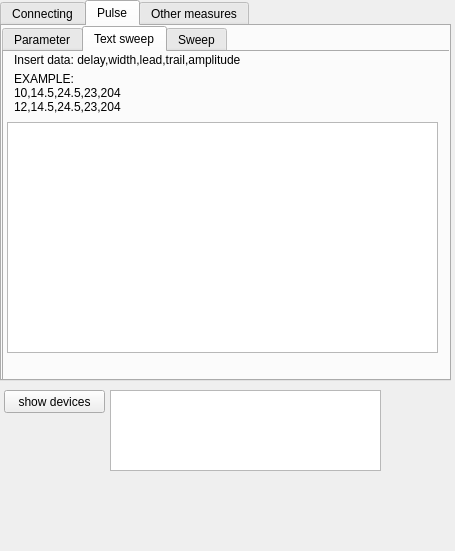
<?xml version="1.0" encoding="UTF-8"?>
<ui version="4.0">
 <class>MainWindow</class>
 <widget class="QMainWindow" name="MainWindow">
  <property name="geometry">
   <rect>
    <x>0</x>
    <y>0</y>
    <width>455</width>
    <height>551</height>
   </rect>
  </property>
  <property name="windowTitle">
   <string>MainWindow</string>
  </property>
  <widget class="QWidget" name="centralwidget">
   <widget class="QTabWidget" name="tabWidget">
    <property name="geometry">
     <rect>
      <x>0</x>
      <y>0</y>
      <width>451</width>
      <height>381</height>
     </rect>
    </property>
    <property name="tabPosition">
     <enum>QTabWidget::North</enum>
    </property>
    <property name="currentIndex">
     <number>1</number>
    </property>
    <property name="documentMode">
     <bool>false</bool>
    </property>
    <property name="tabsClosable">
     <bool>false</bool>
    </property>
    <property name="movable">
     <bool>false</bool>
    </property>
    <property name="tabBarAutoHide">
     <bool>false</bool>
    </property>
    <widget class="QWidget" name="connecting_tab">
     <attribute name="title">
      <string>Connecting</string>
     </attribute>
     <widget class="QFrame" name="frame_2">
      <property name="geometry">
       <rect>
        <x>10</x>
        <y>10</y>
        <width>431</width>
        <height>111</height>
       </rect>
      </property>
      <property name="frameShape">
       <enum>QFrame::StyledPanel</enum>
      </property>
      <property name="frameShadow">
       <enum>QFrame::Raised</enum>
      </property>
      <widget class="QLineEdit" name="oscilloscope_addr">
       <property name="geometry">
        <rect>
         <x>12</x>
         <y>30</y>
         <width>311</width>
         <height>20</height>
        </rect>
       </property>
       <property name="clearButtonEnabled">
        <bool>true</bool>
       </property>
      </widget>
      <widget class="QPushButton" name="oscilloscope_butt">
       <property name="geometry">
        <rect>
         <x>330</x>
         <y>30</y>
         <width>91</width>
         <height>21</height>
        </rect>
       </property>
       <property name="text">
        <string>connect</string>
       </property>
      </widget>
      <widget class="QLineEdit" name="oscilloscope_info">
       <property name="geometry">
        <rect>
         <x>12</x>
         <y>70</y>
         <width>311</width>
         <height>20</height>
        </rect>
       </property>
       <property name="text">
        <string>no data</string>
       </property>
       <property name="readOnly">
        <bool>true</bool>
       </property>
      </widget>
      <widget class="QPushButton" name="oscilloscope_ping_butt">
       <property name="geometry">
        <rect>
         <x>330</x>
         <y>69</y>
         <width>91</width>
         <height>21</height>
        </rect>
       </property>
       <property name="text">
        <string>ping</string>
       </property>
      </widget>
      <widget class="QLabel" name="label_3">
       <property name="geometry">
        <rect>
         <x>20</x>
         <y>49</y>
         <width>231</width>
         <height>21</height>
        </rect>
       </property>
       <property name="text">
        <string>Device info</string>
       </property>
      </widget>
      <widget class="QLabel" name="label_4">
       <property name="geometry">
        <rect>
         <x>20</x>
         <y>11</y>
         <width>231</width>
         <height>20</height>
        </rect>
       </property>
       <property name="text">
        <string>Oscilloscope</string>
       </property>
      </widget>
     </widget>
     <widget class="QFrame" name="frame_3">
      <property name="geometry">
       <rect>
        <x>10</x>
        <y>120</y>
        <width>431</width>
        <height>111</height>
       </rect>
      </property>
      <property name="frameShape">
       <enum>QFrame::StyledPanel</enum>
      </property>
      <property name="frameShadow">
       <enum>QFrame::Raised</enum>
      </property>
      <widget class="QLineEdit" name="generator_60_addr">
       <property name="geometry">
        <rect>
         <x>12</x>
         <y>30</y>
         <width>311</width>
         <height>20</height>
        </rect>
       </property>
       <property name="clearButtonEnabled">
        <bool>true</bool>
       </property>
      </widget>
      <widget class="QPushButton" name="generator_60_butt">
       <property name="geometry">
        <rect>
         <x>330</x>
         <y>30</y>
         <width>91</width>
         <height>21</height>
        </rect>
       </property>
       <property name="text">
        <string>connect</string>
       </property>
      </widget>
      <widget class="QLineEdit" name="generator_60_info">
       <property name="geometry">
        <rect>
         <x>12</x>
         <y>70</y>
         <width>311</width>
         <height>20</height>
        </rect>
       </property>
       <property name="text">
        <string>no data</string>
       </property>
       <property name="readOnly">
        <bool>true</bool>
       </property>
      </widget>
      <widget class="QPushButton" name="generator_60_ping_butt">
       <property name="geometry">
        <rect>
         <x>330</x>
         <y>69</y>
         <width>91</width>
         <height>21</height>
        </rect>
       </property>
       <property name="text">
        <string>ping</string>
       </property>
      </widget>
      <widget class="QLabel" name="label_5">
       <property name="geometry">
        <rect>
         <x>20</x>
         <y>49</y>
         <width>231</width>
         <height>21</height>
        </rect>
       </property>
       <property name="text">
        <string>Device info</string>
       </property>
      </widget>
      <widget class="QLabel" name="label_6">
       <property name="geometry">
        <rect>
         <x>20</x>
         <y>11</y>
         <width>231</width>
         <height>20</height>
        </rect>
       </property>
       <property name="text">
        <string>Generator 81160A</string>
       </property>
      </widget>
     </widget>
     <widget class="QFrame" name="frame">
      <property name="geometry">
       <rect>
        <x>10</x>
        <y>230</y>
        <width>431</width>
        <height>111</height>
       </rect>
      </property>
      <property name="frameShape">
       <enum>QFrame::StyledPanel</enum>
      </property>
      <property name="frameShadow">
       <enum>QFrame::Raised</enum>
      </property>
      <widget class="QLineEdit" name="generator_50_addr">
       <property name="geometry">
        <rect>
         <x>12</x>
         <y>30</y>
         <width>311</width>
         <height>20</height>
        </rect>
       </property>
       <property name="clearButtonEnabled">
        <bool>true</bool>
       </property>
      </widget>
      <widget class="QPushButton" name="generator_50_butt">
       <property name="geometry">
        <rect>
         <x>330</x>
         <y>30</y>
         <width>91</width>
         <height>21</height>
        </rect>
       </property>
       <property name="text">
        <string>connect</string>
       </property>
      </widget>
      <widget class="QLineEdit" name="generator_50_info">
       <property name="geometry">
        <rect>
         <x>12</x>
         <y>70</y>
         <width>311</width>
         <height>20</height>
        </rect>
       </property>
       <property name="text">
        <string>no data</string>
       </property>
       <property name="readOnly">
        <bool>true</bool>
       </property>
      </widget>
      <widget class="QPushButton" name="generator_50_ping_butt">
       <property name="geometry">
        <rect>
         <x>330</x>
         <y>69</y>
         <width>91</width>
         <height>21</height>
        </rect>
       </property>
       <property name="text">
        <string>ping</string>
       </property>
      </widget>
      <widget class="QLabel" name="label_2">
       <property name="geometry">
        <rect>
         <x>20</x>
         <y>49</y>
         <width>231</width>
         <height>21</height>
        </rect>
       </property>
       <property name="text">
        <string>Device info</string>
       </property>
      </widget>
      <widget class="QLabel" name="label">
       <property name="geometry">
        <rect>
         <x>20</x>
         <y>11</y>
         <width>231</width>
         <height>20</height>
        </rect>
       </property>
       <property name="text">
        <string>Generator 81150A</string>
       </property>
      </widget>
     </widget>
    </widget>
    <widget class="QWidget" name="measure_tab">
     <attribute name="title">
      <string>Pulse</string>
     </attribute>
     <widget class="QTabWidget" name="tabWidget_2">
      <property name="geometry">
       <rect>
        <x>0</x>
        <y>0</y>
        <width>451</width>
        <height>361</height>
       </rect>
      </property>
      <property name="currentIndex">
       <number>1</number>
      </property>
      <widget class="QWidget" name="tab_2">
       <attribute name="title">
        <string>Parameter</string>
       </attribute>
      </widget>
      <widget class="QWidget" name="tab_3">
       <attribute name="title">
        <string>Text sweep</string>
       </attribute>
       <widget class="QPlainTextEdit" name="plainTextEdit_2">
        <property name="geometry">
         <rect>
          <x>3</x>
          <y>70</y>
          <width>431</width>
          <height>231</height>
         </rect>
        </property>
       </widget>
       <widget class="QLabel" name="label_8">
        <property name="geometry">
         <rect>
          <x>10</x>
          <y>0</y>
          <width>291</width>
          <height>16</height>
         </rect>
        </property>
        <property name="text">
         <string>Insert data: delay,width,lead,trail,amplitude&lt;new line&gt;</string>
        </property>
       </widget>
       <widget class="QLabel" name="label_9">
        <property name="geometry">
         <rect>
          <x>10</x>
          <y>20</y>
          <width>291</width>
          <height>41</height>
         </rect>
        </property>
        <property name="text">
         <string>EXAMPLE:
10,14.5,24.5,23,204
12,14.5,24.5,23,204</string>
        </property>
       </widget>
      </widget>
      <widget class="QWidget" name="tab_4">
       <attribute name="title">
        <string>Sweep</string>
       </attribute>
      </widget>
     </widget>
    </widget>
    <widget class="QWidget" name="tab">
     <attribute name="title">
      <string>Other measures</string>
     </attribute>
     <widget class="QLabel" name="label_7">
      <property name="geometry">
       <rect>
        <x>10</x>
        <y>0</y>
        <width>81</width>
        <height>21</height>
       </rect>
      </property>
      <property name="text">
       <string>Signal type</string>
      </property>
     </widget>
     <widget class="QComboBox" name="signals_box">
      <property name="geometry">
       <rect>
        <x>10</x>
        <y>20</y>
        <width>81</width>
        <height>22</height>
       </rect>
      </property>
      <item>
       <property name="text">
        <string>Sine</string>
       </property>
      </item>
      <item>
       <property name="text">
        <string>Square</string>
       </property>
      </item>
      <item>
       <property name="text">
        <string>Ramp</string>
       </property>
      </item>
      <item>
       <property name="text">
        <string>Arb</string>
       </property>
      </item>
      <item>
       <property name="text">
        <string>Noise</string>
       </property>
      </item>
     </widget>
    </widget>
   </widget>
   <widget class="QPlainTextEdit" name="plainTextEdit">
    <property name="geometry">
     <rect>
      <x>110</x>
      <y>390</y>
      <width>271</width>
      <height>81</height>
     </rect>
    </property>
   </widget>
   <widget class="QPushButton" name="pushButton">
    <property name="geometry">
     <rect>
      <x>4</x>
      <y>390</y>
      <width>101</width>
      <height>23</height>
     </rect>
    </property>
    <property name="text">
     <string>show devices</string>
    </property>
   </widget>
  </widget>
 </widget>
 <resources/>
 <connections/>
</ui>
